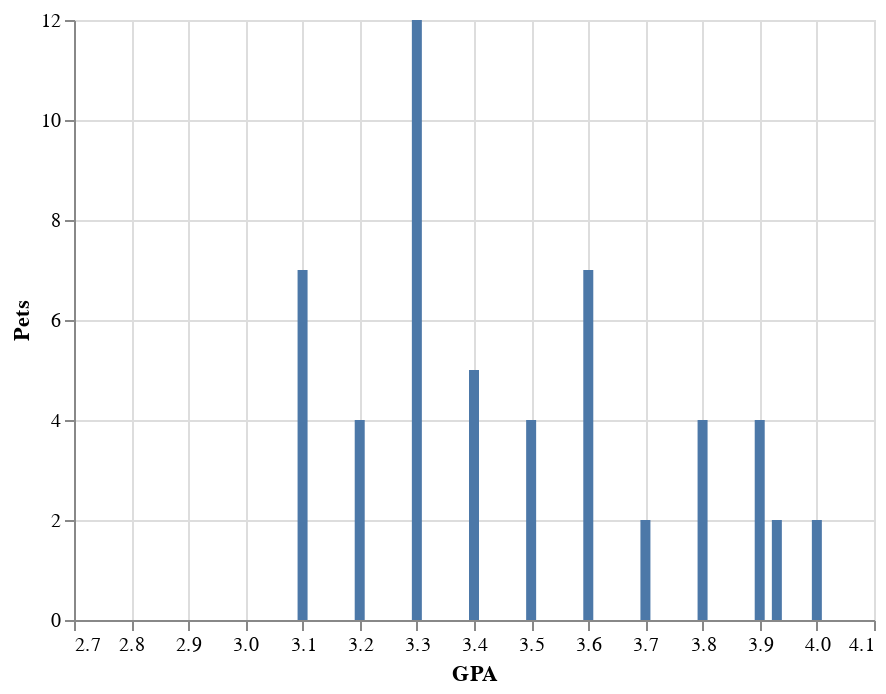

This figure's notebook cell:
### Code cell
alt.Chart(data).mark_bar().encode(x="GPA",y="Pets")

### Figure 1 — Vega-Lite specification as saved in the notebook (floating-point values rounded to 4 significant figures)
{"config": {"view": {"continuousWidth": 400, "continuousHeight": 300}}, "data": {"name": "data-1c7d6a81c1d15de212d7c2874e9c0fd4"}, "mark": "bar", "encoding": {"x": {"field": "GPA", "type": "quantitative"}, "y": {"field": "Pets", "type": "quantitative"}}, "$schema": "https://vega.github.io/schema/vega-lite/v4.17.0.json", "datasets": {"data-1c7d6a81c1d15de212d7c2874e9c0fd4": [{"Major": "Psychology", "Year": 3, "Homestate": "CA", "GPA": 3.9, "Pets": 0, "Sleep (normal night)": 7.0, "Color": "blue", "Miles away from campus": 0.1, "Plan year after graduation": "Masters in Psychology"}, {"Major": "Information Science", "Year": 5, "Homestate": "WY", "GPA": 3.2, "Pets": 2, "Sleep (normal night)": 7.0, "Color": "indigo", "Miles away from campus": 2.1, "Plan year after graduation": "Industry"}, {"Major": "Information Science", "Year": 3, "Homestate": "CO", "GPA": 3.8, "Pets": 1, "Sleep (normal night)": 6.0, "Color": "blue", "Miles away from campus": 14.0, "Plan year after graduation": "UX design"}, {"Major": "Information Science", "Year": 3, "Homestate": "GA", "GPA": 3.1, "Pets": 1, "Sleep (normal night)": 5.0, "Color": "teal", "Miles away from campus": 1.0, "Plan year after graduation": "Data Science work in the games industry"}, {"Major": "Computer Science", "Year": 2, "Homestate": "CO", "GPA": 3.3, "Pets": 5, "Sleep (normal night)": 4.0, "Color": "green", "Miles away from campus": 0.1, "Plan year after graduation": "Accessible Technology"}, {"Major": "Computer Science", "Year": 4, "Homestate": "TX", "GPA": 3.4, "Pets": 0, "Sleep (normal night)": 9.0, "Color": "orange", "Miles away from campus": 1.0, "Plan year after graduation": "Work"}, {"Major": "Computer Science", "Year": 3, "Homestate": "AZ", "GPA": 3.8, "Pets": 1, "Sleep (normal night)": 8.0, "Color": "blue", "Miles away from campus": 1.0, "Plan year after graduation": "Work"}, {"Major": "Geography & Ecology", "Year": 4, "Homestate": "CO", "GPA": 3.1, "Pets": 1, "Sleep (normal night)": 9.0, "Color": "red", "Miles away from campus": 27.0, "Plan year after graduation": "Work"}, {"Major": "Computer Science", "Year": 4, "Homestate": "AZ", "GPA": 3.6, "Pets": 4, "Sleep (normal night)": 8.0, "Color": "black", "Miles away from campus": 2.0, "Plan year after graduation": "Work"}, {"Major": "Information Science", "Year": 4, "Homestate": "CO", "GPA": 3.0, "Pets": 0, "Sleep (normal night)": 6.0, "Color": "gold", "Miles away from campus": 1.0, "Plan year after graduation": "UX Designer"}, {"Major": "Information Science", "Year": 4, "Homestate": "CO", "GPA": 3.0, "Pets": 0, "Sleep (normal night)": 7.0, "Color": "blue", "Miles away from campus": 5.0, "Plan year after graduation": "Work as a software engineer"}, {"Major": "Computer Science", "Year": 4, "Homestate": "IL", "GPA": 3.9, "Pets": 0, "Sleep (normal night)": 7.5, "Color": "blue", "Miles away from campus": 2.0, "Plan year after graduation": "Work as a software engineer"}, {"Major": "Computer Science", "Year": 4, "Homestate": "CO", "GPA": 3.2, "Pets": 1, "Sleep (normal night)": 8.0, "Color": "brown", "Miles away from campus": 0.2, "Plan year after graduation": "Travel in Europe"}, {"Major": "Linguistics", "Year": 4, "Homestate": "VT", "GPA": 4.0, "Pets": 1, "Sleep (normal night)": 5.0, "Color": "blue", "Miles away from campus": 14.0, "Plan year after graduation": "buy a boat"}, {"Major": "Psychology", "Year": 4, "Homestate": "CO", "GPA": 4.0, "Pets": 1, "Sleep (normal night)": 9.0, "Color": "indigo", "Miles away from campus": 5.0, "Plan year after graduation": "professional research"}, {"Major": "Economics", "Year": 4, "Homestate": "KS", "GPA": 3.9, "Pets": 0, "Sleep (normal night)": 7.5, "Color": "red", "Miles away from campus": 0.5, "Plan year after graduation": "Move in with partner"}, {"Major": "Astrophysics", "Year": 4, "Homestate": "FL", "GPA": 3.4, "Pets": 1, "Sleep (normal night)": 6.0, "Color": "purple", "Miles away from campus": 2.0, "Plan year after graduation": "Industry"}, {"Major": "Aerospace Engineering", "Year": 3, "Homestate": "CO", "GPA": 3.9, "Pets": 2, "Sleep (normal night)": 7.0, "Color": "blue", "Miles away from campus": 0.5, "Plan year after graduation": "Industry"}, {"Major": "Electrical Engineering", "Year": 2, "Homestate": "NH", "GPA": 3.9, "Pets": 1, "Sleep (normal night)": 8.0, "Color": "blue", "Miles away from campus": 1.0, "Plan year after graduation": "van life"}, {"Major": "Information Science", "Year": 3, "Homestate": "CA", "GPA": 3.2, "Pets": 0, "Sleep (normal night)": 6.0, "Color": "purple", "Miles away from campus": 2.0, "Plan year after graduation": "UX Design"}, {"Major": "Information Science", "Year": 4, "Homestate": "CO", "GPA": 3.7, "Pets": 0, "Sleep (normal night)": 6.0, "Color": "pink", "Miles away from campus": 17.0, "Plan year after graduation": "industry"}, {"Major": "Information Science", "Year": 3, "Homestate": "CO", "GPA": 3.4, "Pets": 3, "Sleep (normal night)": 6.0, "Color": "blue", "Miles away from campus": 2.0, "Plan year after graduation": "Real Estate Apraiser"}, {"Major": "Data Science", "Year": 1, "Homestate": "PA", "GPA": 3.85, "Pets": 0, "Sleep (normal night)": 6.0, "Color": "mint green", "Miles away from campus": 0.5, "Plan year after graduation": "Research"}, {"Major": "Information Science", "Year": 4, "Homestate": "CO", "GPA": 3.1, "Pets": 1, "Sleep (normal night)": 8.0, "Color": "green", "Miles away from campus": 5.0, "Plan year after graduation": "Tech"}, {"Major": "Information Science", "Year": 4, "Homestate": "CO", "GPA": 3.3, "Pets": 7, "Sleep (normal night)": 7.0, "Color": "purple", "Miles away from campus": 0.2, "Plan year after graduation": "Industry"}, {"Major": "Computer Science", "Year": 4, "Homestate": "CO", "GPA": 3.6, "Pets": 3, "Sleep (normal night)": 6.0, "Color": null, "Miles away from campus": null, "Plan year after graduation": null}, {"Major": "Political Science", "Year": 3, "Homestate": "KY ", "GPA": 3.93, "Pets": 2, "Sleep (normal night)": 9.0, "Color": "blue", "Miles away from campus": 0.5, "Plan year after graduation": "Live in a van"}, {"Major": "Information Science ", "Year": 4, "Homestate": "IL", "GPA": 3.1, "Pets": 4, "Sleep (normal night)": 7.0, "Color": "green", "Miles away from campus": 0.2, "Plan year after graduation": "UX Designer"}, {"Major": "Information Science ", "Year": 4, "Homestate": "CO", "GPA": 3.8, "Pets": 1, "Sleep (normal night)": 8.0, "Color": "red", "Miles away from campus": 0.3, "Plan year after graduation": "Travel"}, {"Major": "Computer Science", "Year": 3, "Homestate": "CO", "GPA": 2.8, "Pets": 0, "Sleep (normal night)": 6.0, "Color": "black", "Miles away from campus": 0.2, "Plan year after graduation": "Travel"}, {"Major": "Computer Science", "Year": 2, "Homestate": "OR", "GPA": 3.6, "Pets": 0, "Sleep (normal night)": 7.0, "Color": "pink", "Miles away from campus": 19.0, "Plan year after graduation": "Academia"}, {"Major": "Information Science", "Year": 3, "Homestate": "IL", "GPA": 3.8, "Pets": 1, "Sleep (normal night)": 8.0, "Color": "pink", "Miles away from campus": 1.0, "Plan year after graduation": "Work"}, {"Major": "Information Science", "Year": 4, "Homestate": "CO", "GPA": 3.2, "Pets": 1, "Sleep (normal night)": 8.0, "Color": "blue", "Miles away from campus": 0.5, "Plan year after graduation": "Work/Travel"}, {"Major": "Information Science ", "Year": 4, "Homestate": "NM", "GPA": 3.9, "Pets": 0, "Sleep (normal night)": 7.5, "Color": "red", "Miles away from campus": 1.0, "Plan year after graduation": "Governement Spy"}, {"Major": "Computer Science ", "Year": 1, "Homestate": "CO", "GPA": 3.9, "Pets": 0, "Sleep (normal night)": 7.0, "Color": "purple", "Miles away from campus": 20.0, "Plan year after graduation": "Unknown"}, {"Major": "Computer Science", "Year": 2, "Homestate": "WA", "GPA": 3.9, "Pets": 1, "Sleep (normal night)": 8.0, "Color": "black", "Miles away from campus": 0.5, "Plan year after graduation": "Software Development Engineering"}, {"Major": "Information Science", "Year": 3, "Homestate": "CO", "GPA": 3.4, "Pets": 1, "Sleep (normal night)": 8.0, "Color": "orange", "Miles away from campus": 3.0, "Plan year after graduation": "Corporate Drone"}, {"Major": "Computer Science", "Year": 3, "Homestate": "CO", "GPA": 3.9, "Pets": 0, "Sleep (normal night)": 9.0, "Color": "green", "Miles away from campus": 0.3, "Plan year after graduation": "Consulting"}, {"Major": "Electrical Engineering", "Year": 2, "Homestate": "CO", "GPA": 3.5, "Pets": 2, "Sleep (normal night)": 8.0, "Color": "green", "Miles away from campus": 2.0, "Plan year after graduation": "Work"}, {"Major": "Information Science", "Year": 3, "Homestate": "IL", "GPA": 3.6, "Pets": 0, "Sleep (normal night)": 6.0, "Color": "orange", "Miles away from campus": 1.0, "Plan year after graduation": "Work"}, {"Major": "Information Science", "Year": 4, "Homestate": "CO", "GPA": 3.5, "Pets": 0, "Sleep (normal night)": 7.0, "Color": "black", "Miles away from campus": 0.2, "Plan year after graduation": "Master in Applied Analytics"}, {"Major": "Information Science", "Year": 4, "Homestate": "CA", "GPA": 3.5, "Pets": 1, "Sleep (normal night)": 7.0, "Color": "blue", "Miles away from campus": 0.5, "Plan year after graduation": "Unknown"}, {"Major": "Information Science", "Year": 3, "Homestate": "CO", "GPA": 3.1, "Pets": 0, "Sleep (normal night)": 7.0, "Color": "blue", "Miles away from campus": 0.5, "Plan year after graduation": "UX Design "}, {"Major": "Information Science", "Year": 4, "Homestate": "CA", "GPA": 3.5, "Pets": 1, "Sleep (normal night)": 6.0, "Color": "green", "Miles away from campus": 1.5, "Plan year after graduation": "Entrepreneur "}, {"Major": "Computer Science", "Year": 3, "Homestate": "MN", "GPA": 3.7, "Pets": 1, "Sleep (normal night)": 5.5, "Color": "pink", "Miles away from campus": 20.0, "Plan year after graduation": "Grad School and/or Work"}, {"Major": "Computer Science", "Year": 4, "Homestate": "CO", "GPA": 3.7, "Pets": 1, "Sleep (normal night)": 7.0, "Color": "blue", "Miles away from campus": 0.1, "Plan year after graduation": "Tech"}, {"Major": "Computer Science", "Year": 4, "Homestate": "CO", "GPA": 3.9, "Pets": 0, "Sleep (normal night)": 5.5, "Color": "black", "Miles away from campus": 1.1, "Plan year after graduation": "Work"}]}}
